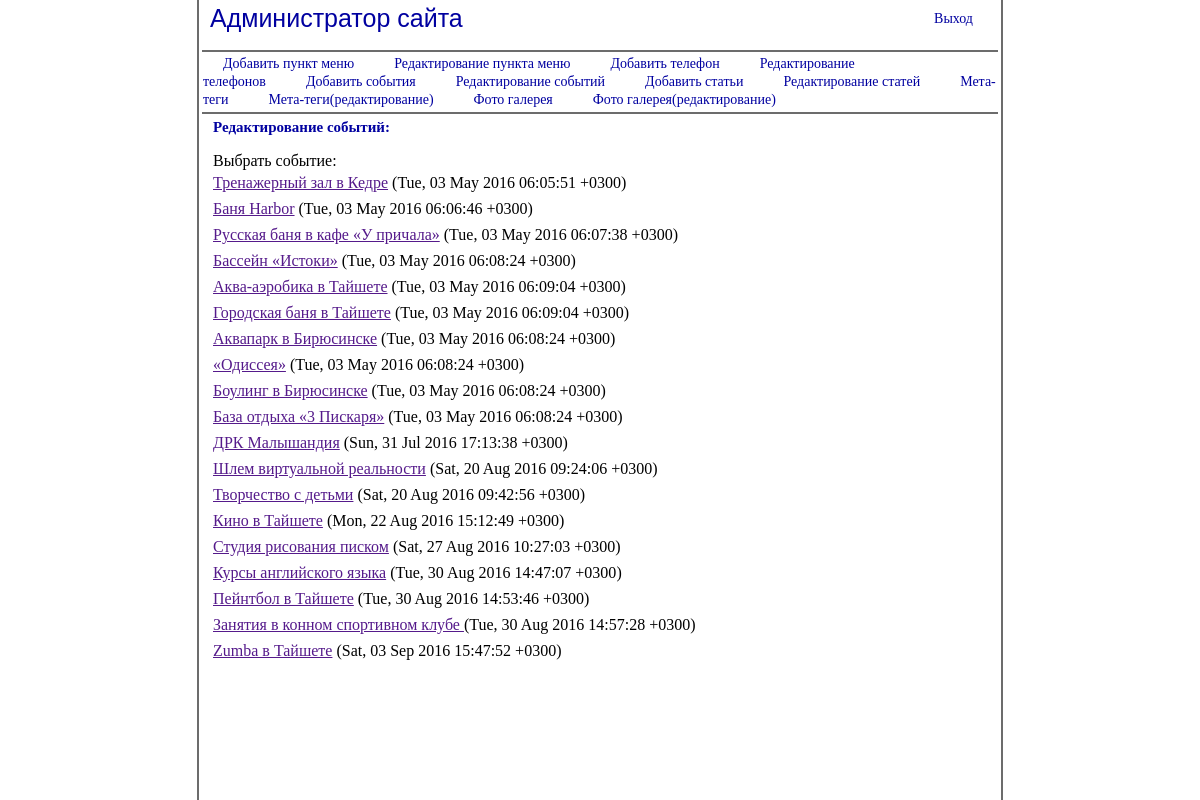
The app's page /admin/dob.php?afisha=red_afisha (signed in), older data.
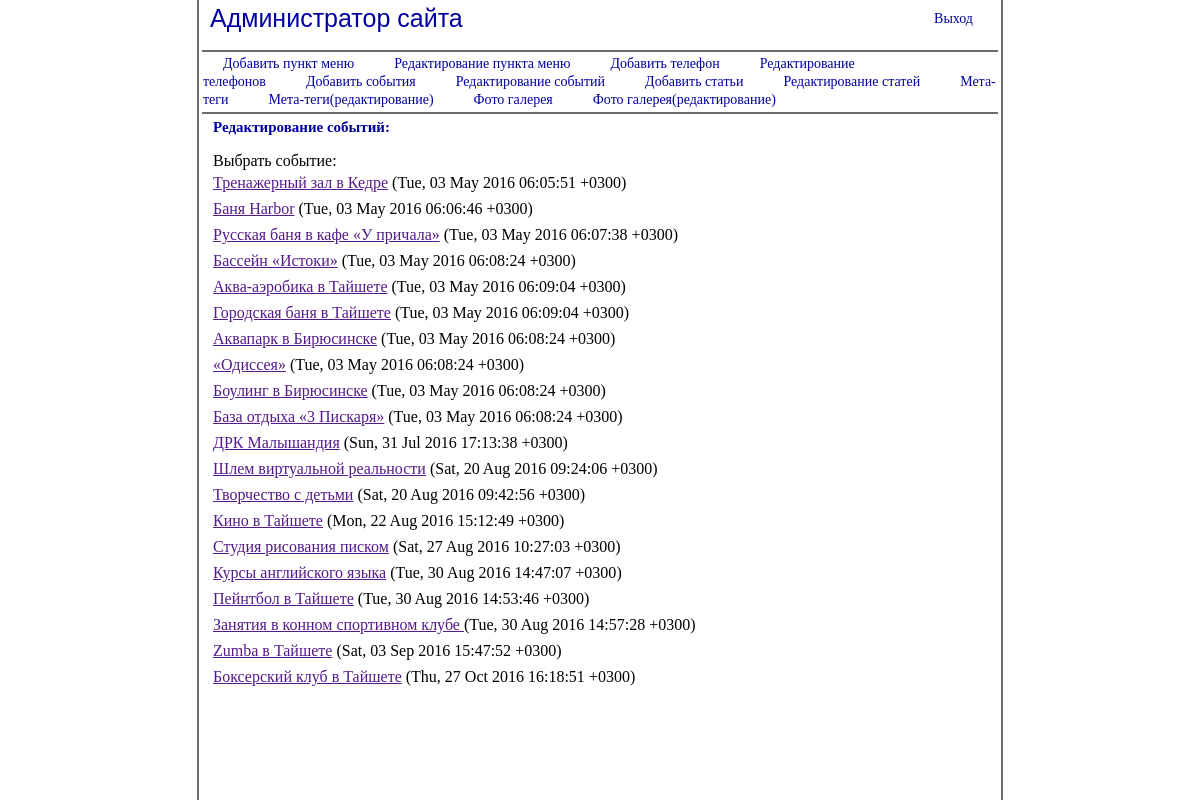
The same page, newer data.
### tables this page shows
CREATE TABLE afisha (id INTEGER PRIMARY KEY, name_tipe TEXT, img TEXT, zag TEXT, date TEXT, time TIME, place TEXT, tel TEXT, money TEXT, tipe TEXT, adress TEXT);

### admin/forms/red_afisha.php (the view, shortened to what this page needs)
<table align="center" width="780px">
<tr><td><font class="shrift-stock"><b>Редактирование событий:</b></font></td></tr>
 <tr><td height="10px"></td></tr>
 <tr><td>Выбрать событие:</td></tr>
<?
 include_once("conf.php");
  $db = $conn;
  $res = $db->query("SELECT * FROM afisha ORDER BY id;");
   foreach ($res as $array)
			   {
			   	if(strlen($array['zag'])>130) { $rezhim = substr($array['zag'],0,130);
		               $zagl = stripcslashes($rezhim."..."); }
		        else { $zaglov = $array['zag']; $zagl = stripcslashes($zaglov); }
           echo("<tr><td><a href=\"\" onclick=\"if(getElementById('s".$array['id']."').style.display == 'none') { getElementById('s".$array['id']."').style.display = 'block'; } else { getElementById('s".$array['id']."').style.display = 'none'; } return false;\">".$zagl."</a> (".$array['date'].")</td></tr><tr><td><div class=\"blocknews\" style=\"display:none;\" id=\"s".$array['id']."\"><form method=\"post\" action=\"dob.php?afisha=red_afisha&red_afisha=click&nimer=".$array['id']."\" enctype=\"multipart/form-data\"><table><tr><td>Тип события: </td><td><textarea name=\"name_tipe\" class=\"textarea-z\">".$array['name_tipe']."</textarea></td></tr><tr><td>Заголовок: </td><td><textarea name=\"zagolov\" class=\"textarea-z\">".$array['zag']."</textarea></td></tr><tr><td>Текст: </td><td width=\"600px\"><textarea name=\"ostext\"class=\"textarea\">".stripcslashes($array['tipe'])."</textarea></td></tr>
<tr><td>Время когда произойдет: </td><td><textarea name=\"timeist\" class=\"textarea-z\">".$array['time']."</textarea></td></tr>
<tr><td>Где будет событие: </td><td><textarea name=\"place\" class=\"textarea-z\">".$array['place']."</textarea></td></tr>
<tr><td>Контакты:</td><td><textarea name=\"tel\" class=\"textarea-z\">".$array['tel']."</textarea></td></tr>
<tr><td>Цена: </td><td><textarea name=\"money\" class=\"textarea-z\">".$array['money']."</textarea></td></tr>
<tr><td>Ссылки на страницу: </td><td><textarea name=\"adress\" class=\"textarea-z\">".$array['adress']."</textarea></td></tr>
<tr><td><input type=\"submit\" value=\"Редактировать\"/></td></tr></form><tr><td><a href=\"dob.php?afisha=red_afisha&delete=click&nomer=".$array['id']."\">Удалить событие</a></td></tr></table></div>");
			   }
?>

Row changes from the older to the newer data that the page shows:
added afisha: zag "Боксерский клуб в Тайшете", date "Thu, 27 Oct 2016 16:18:51 +0300"
